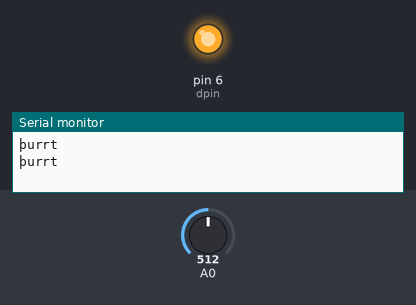
A sketch run on a simulated Arduino Uno, built with avr-gcc and run on an emulated ATmega328P. Shown: output pins drawn as LEDs (lit = HIGH), the last lines printed to the serial monitor. Inputs (shaded band) come from the test bench; at power-on: A0 = 512.

Above: at 5.8 s.
5.9 s: A0 set to 337
16.5 s: A0 set to 322
At 21.4 s:
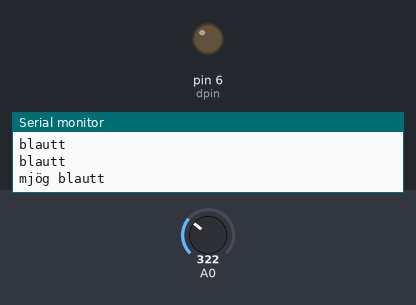
22.5 s: A0 set to 385
28.5 s: A0 set to 410
At 30.3 s:
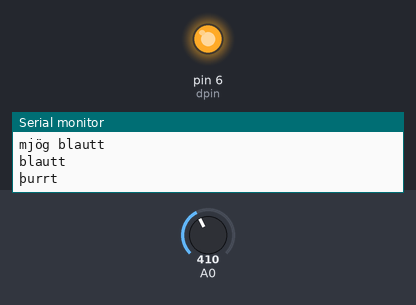
34.5 s: A0 set to 306
At 35.3 s:
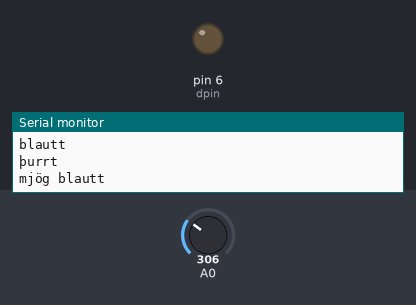
Timing chart, 0 to 37.5 s (numbered marks = the images above; inputs shaded):
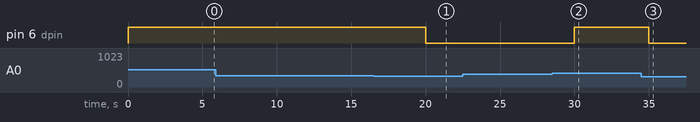

Measured:
- the behaviour switches between 330 and 329 on A0 (found by bisection; images 0 and 1)
- the behaviour switches between 400 and 401 on A0 (found by bisection; images 1 and 2)
- after the input at 16.5 s, pin 6 (dpin): HIGH → LOW after 3.5 s
- after the input at 28.5 s, pin 6 (dpin): LOW → HIGH after 1.5 s
- after the input at 34.5 s, pin 6 (dpin): HIGH → LOW after 0.50 s

The sketch:

soilsensor_final.ino
```cpp
int vwet = 330;
int wet = 400;
int moisture = 0;
byte dpin =6;
void setup() {
Serial.begin(9600);
pinMode(6, OUTPUT);
}
void loop() {
 int value = analogRead(A0);
 if(value < vwet){
  Serial.println("mjög blautt");
  digitalWrite(dpin, LOW);
 }
 else if(value > vwet && value < wet){
  Serial.println("blautt");
 }
 else if(value > wet){
  Serial.println("þurrt");
  digitalWrite(dpin, HIGH);
 }
 delay(5000);
}
```
